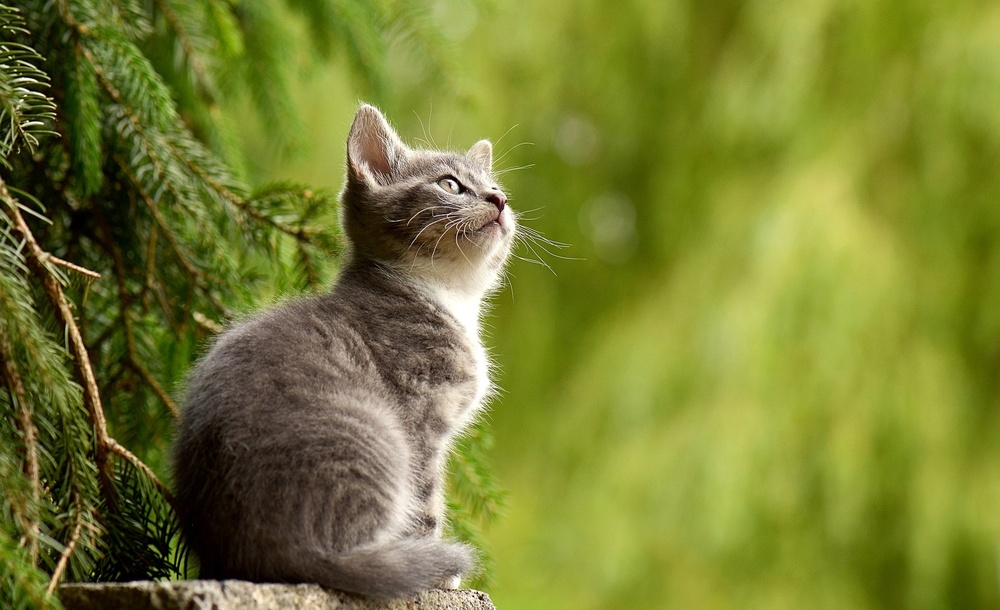
#> input picture OpenCV/img_save.jpg, 1000 x 610 px, shrunk from 1920 x 1172 before the run
$ python '색감 정규화.py'
#> lines starting #> are read from the running program, lines starting #| are printed output that depends on the picture
import cv2
import numpy as np
import matplotlib.pyplot as plt

src = cv2.imread('img_save.jpg')
#> src is the input picture: shape (610, 1000, 3); mean B, G, R 49.8, 125.8, 119.1

hist = cv2.calcHist([src], [0], None, [
    256], [0, 256])
#> hist = 256 values, max 27663 at index 0, min 34 at index 254, mean 2382.8
plt.subplot(1, 2, 1)
plt.title('hist')
plt.plot(hist)

dst = cv2.normalize(src, None, 0, 255, cv2.NORM_MINMAX)

hist2 = cv2.calcHist([dst], [0], None, [
    256], [0, 256])
#> hist2 has the same summary as hist
plt.subplot(1, 2, 2)
plt.title('hist2')
plt.plot(hist2)

cv2.imshow('dst', dst)
cv2.imshow('src', src)
cv2.waitKey(0)
cv2.destroyAllWindows()
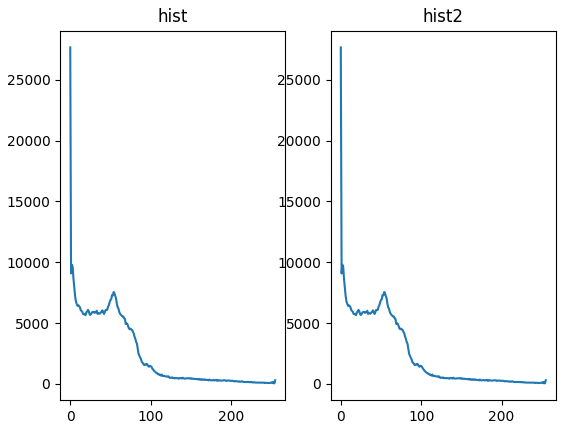
#> figure drawn by matplotlib, 2 panels; panel 1: curve peaks at x = 0, y = 27663; panel 2: curve peaks at x = 0, y = 27663

$ run again, with OpenCV/newspaper.jpg copied over OpenCV/img_save.jpg
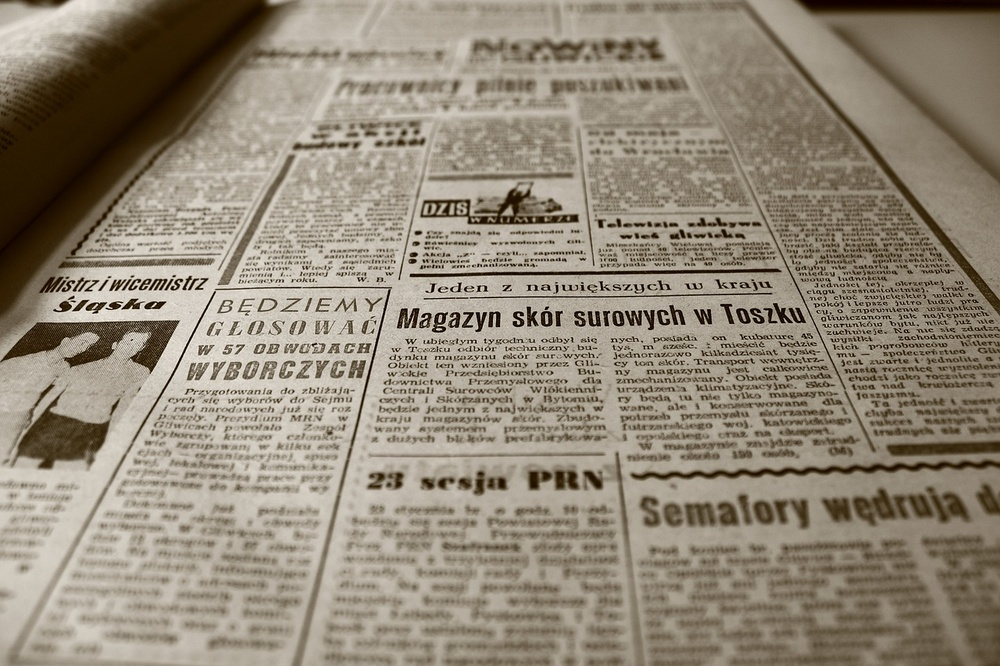
#> input picture OpenCV/newspaper.jpg, 1000 x 666 px, shrunk from 1280 x 853 before the run
#> src is the input picture: shape (666, 1000, 3); mean B, G, R 118.6, 135.2, 145.4
#> hist = 256 values, max 18462 at index 0, min 0 at index 232, mean 2601.6
#> hist2 has the same summary as hist
#> `cv2.destroyAllWindows()`:
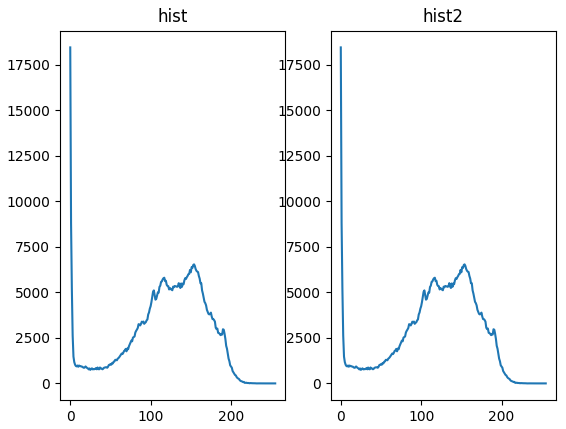
#> figure drawn by matplotlib, 2 panels; panel 1: curve peaks at x = 0, y = 18462; panel 2: curve peaks at x = 0, y = 18462
